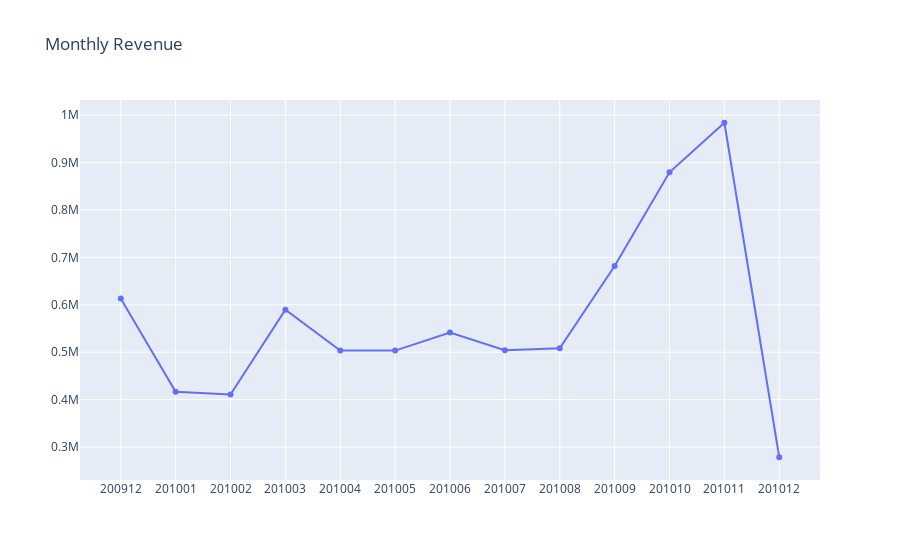

Source (notebook cell):
### Code cell
plot_data = [
    go.Scatter(
        x=df_revenue['InvoiceYearMonth'],
        y=df_revenue['Revenue'],
        mode='lines+markers'
    )
]
plot_layout = go.Layout(
        xaxis={"type": "category"},
        title='Monthly Revenue'
    )
fig = go.Figure(data=plot_data, layout=plot_layout)
pyoff.iplot(fig)

### Figure 1 — Plotly figure (JSON) as saved in the notebook; plotly's stock layout.template omitted (floating-point values rounded to 4 significant figures)
{"data": [{"mode": "lines+markers", "type": "scatter", "x": [200912, 201001, 201002, 201003, 201004, 201005, 201006, 201007, 201008, 201009, 201010, 201011, 201012], "y": [613200.0, 416600.0, 411100.0, 589700.0, 503400.0, 503500.0, 541400.0, 504200.0, 508500.0, 681600.0, 879200.0, 983700.0, 278700.0]}], "layout": {"title": {"text": "Monthly Revenue"}, "xaxis": {"type": "category"}}}
